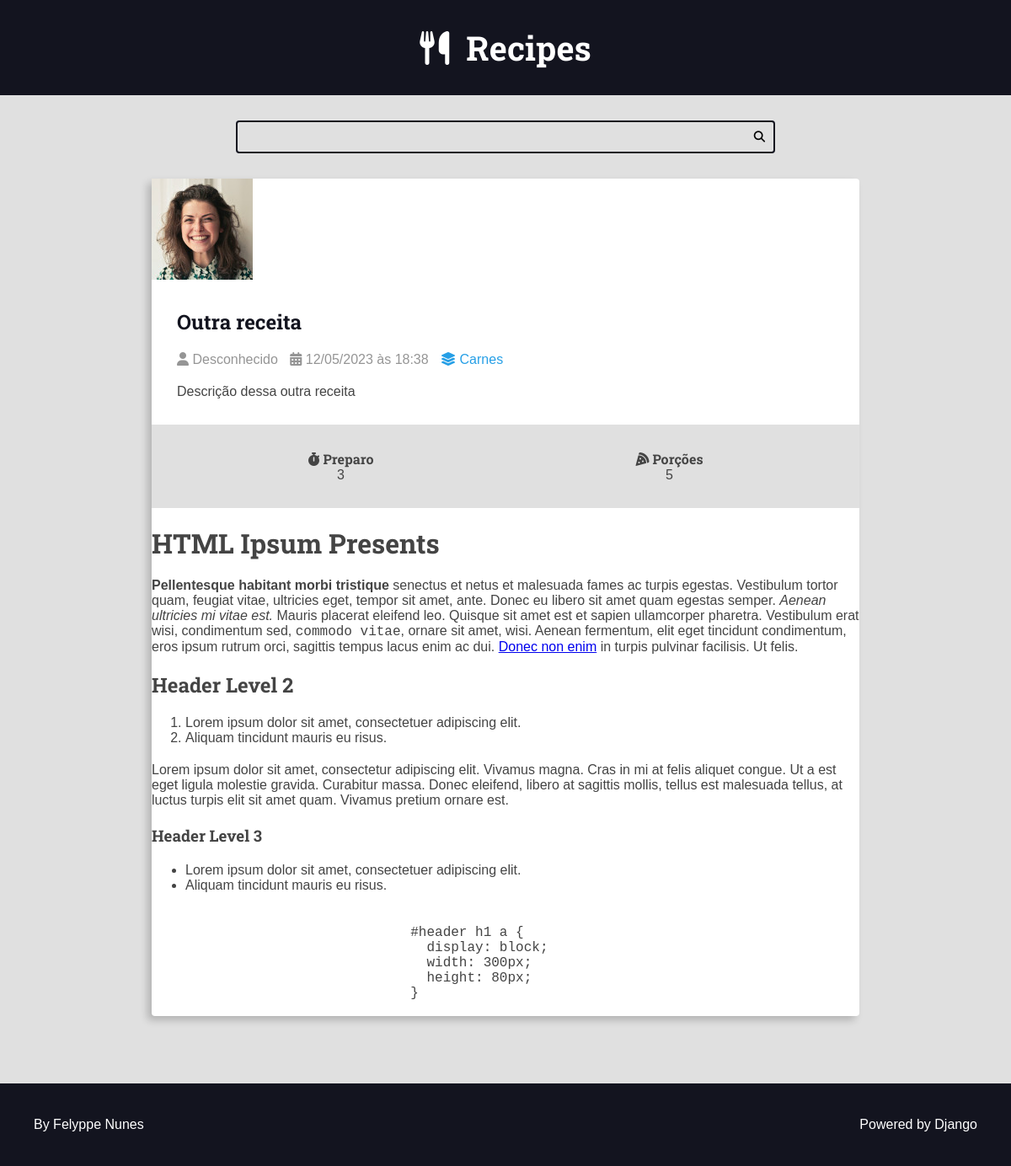
The page /recipes/2/ on the database as committed earlier.
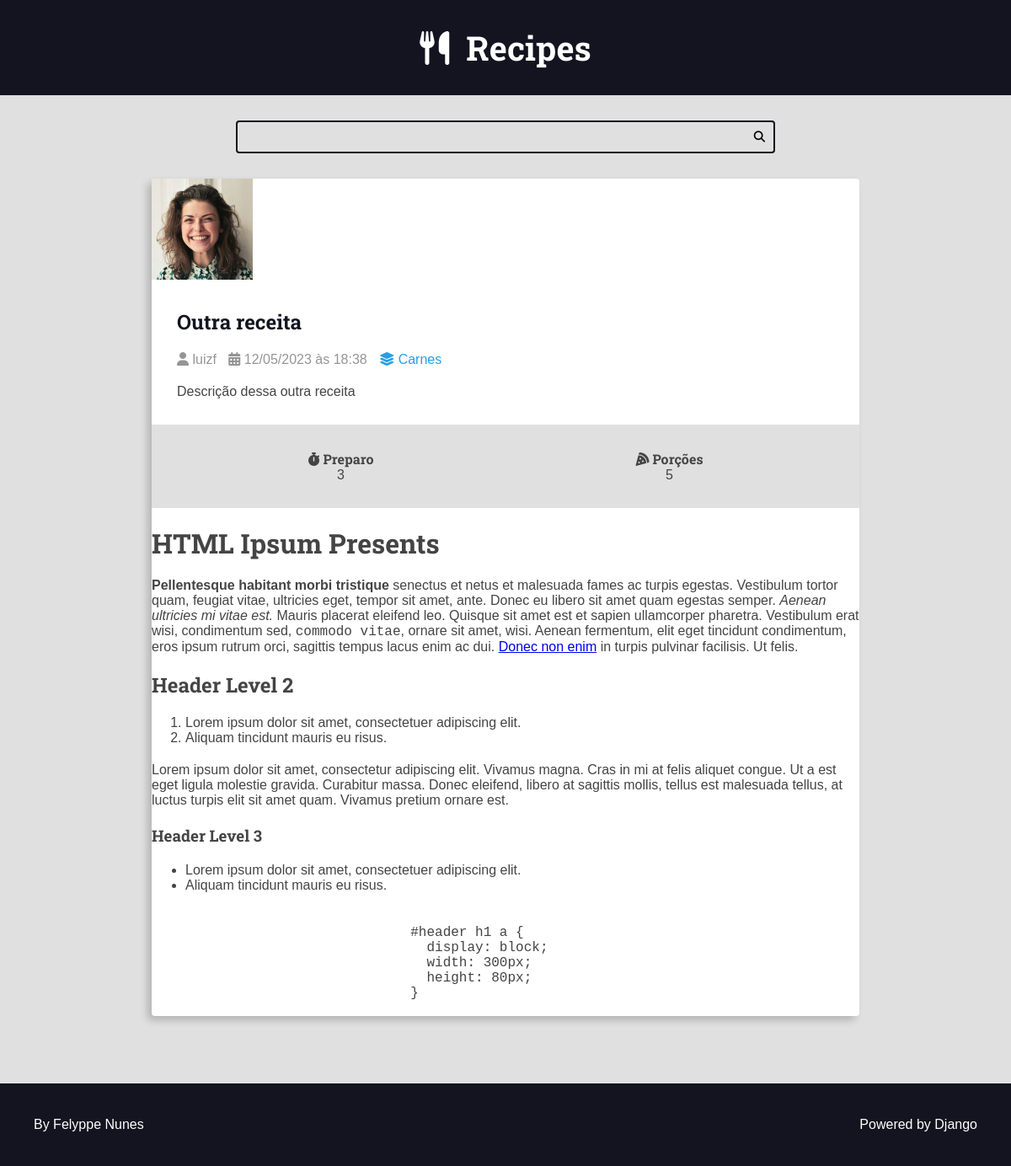
The same page on the database as committed later.
### recipes/models.py (models this page shows, shortened)
class Recipe(models.Model):
    title = models.CharField(max_length=65)
    description = models.CharField(max_length=165)
    slug = models.SlugField()
    preparation_time = models.IntegerField()
    preparation_time_unit = models.CharField(max_length=65)
    servings = models.IntegerField()
    servings_unit = models.CharField(max_length=65)
    preparation_steps = models.TextField()
    preparation_steps_is_html = models.BooleanField(default=False)
    created_at = models.DateTimeField(auto_now_add=True)
    updated_at = models.DateTimeField(auto_now=True)
    is_published = models.BooleanField(default=False)
    cover = models.ImageField(
        upload_to='recipes/covers/%Y/%m/%d/',
        blank=True,
        default=''
    )
    category = models.ForeignKey(
        Category,
        on_delete=models.SET_NULL,
        null=True,
        blank=True,
        default=None
    )
    author = models.ForeignKey(User, on_delete=models.SET_NULL, null=True)

class Category(models.Model):
    name = models.CharField(max_length=65)

### recipes/views.py (the view)
# urls.py: path('recipes/<int:id>/', views.recipe, name="recipe")
def recipe(request, id):
    recipe = get_object_or_404(Recipe, pk=id, is_published=True)
    return render(request, 'recipes/pages/recipe-view.html', {
        'recipe': recipe,
        'is_detail_page': True,
    }
)

### recipes/templates/recipes/pages/recipe-view.html (shortened to what this page needs)
{% extends 'global/base.html' %}
{% block content %}
<div class="main-content main-content-detail container">
    {% include 'recipes/partials/recipe.html' %}
</div>
{% endblock content %}

### recipes/templates/recipes/partials/recipe.html
<div class="recipe recipe-list-item">
    {% if recipe.cover %}
        <div class="recipe-cover">
            <a href='{% url "recipes:recipe" recipe.id %}'>
                <img src='{{ recipe.cover.url }}' alt="temporário"> {% comment %}Se n achar o url da imagem, da erro!{% endcomment %}
            </a>
        </div>
    {% endif %}
    <div class="recipe-title-container">
        <h2>
            <a href='{% url "recipes:recipe" recipe.id %}'>
                {{ recipe.title }}
            </a>
        </h2>
    </div>
    <div class="recipe-author">
        <span class="recipe-author-item">
                <i class="fa-solid fa-user"></i>
                    {% if recipe.author is not None %}
                        {% if recipe.author.first_name  %}
                            {{ recipe.author.first_name }} {{ recipe.author.last_name }}
                        {% else %}
                            {{ recipe.author.username }}
                        {% endif %}
                    {% else %}
                        Desconhecido
                    {% endif %}
        </span>
        <span class="recipe-author-item">
            <i class="fa-solid fa-calendar-days"></i>
            {{ recipe.created_at|date:"d/m/Y" }} às {{ recipe.created_at|date:"H:i" }}
        </span>
        {% if recipe.category is not None %}
            <span class="recipe-author-item">
                <a href="{% url 'recipes:category' recipe.category.id %}">
                    <i class="fa-solid fa-layer-group"></i>
                    <span>{{ recipe.category.name }} </span>
                </a>
            </span>
        {% endif %}
    </div>
    <div class="recipe-content">
        <p>{{ recipe.description }}</p>
    </div>
    <div class="recipe-meta-container">
        <div class="recipe-meta recipe-preparation">
            <h3 class="recipe-meta-title">
                <i class="fa-solid fa-stopwatch"></i>
                Preparo
            </h3>
            <div class="recipe-meta-text">
                {{ recipe.preparation_time }} {{ recipe.preparation_time.unit }}
            </div>
        </div>
        <div class="recipe-meta recipe-servings">
            <h3 class="recipe-meta-title">
                <i class="fa-solid fa-pizza-slice"></i>
                Porções
            </h3>
            <div class="recipe-meta-text">
                {{ recipe.servings }} {{ recipe.servings.unit }}
            </div>
        </div>
    </div>
    {% if is_detail_page is not True %}
        <footer class="recipe-footer">
            <a href="{% url 'recipes:recipe' recipe.id %}" class="recipe-read-more button button-dark button-full-width">
                <i class="fa-solid fa-eye"></i>
                <span>ver mais...</span>
            </a>
        </footer>
    {% else %}
        <div class='preparation-steps'>
            {% if recipe.preparation_steps_is_html is True %}
                {{ recipe.preparation_steps|safe }}
            {% else %}
                {{ recipe.preparation_steps|linebreaksbr }}
            {% endif %}
        </div>
    {% endif %}
</div>

Rows that differ between the two databases and show on the page:
changed Recipe "Outra receita": author.username (not shown) → "luizf"
Other text that changed with them:
text no longer shown: "Desconhecido"
